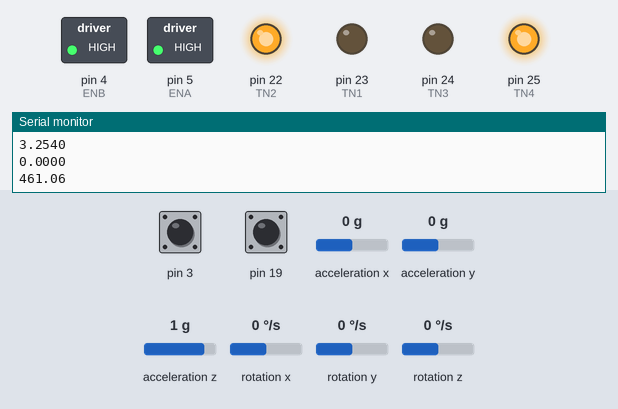
Simulated run of this sketch. Board: Arduino Mega 2560, built with avr-gcc and run on an emulated ATmega2560. Parts: switched loads named in the sketch (green lamp = pin HIGH), output pins drawn as LEDs (lit = HIGH), the last lines printed to the serial monitor. The test bench sets the inputs (shaded band); at power-on: acceleration y 0 g, pin 3 HIGH, pin 19 HIGH, acceleration x 0 g, acceleration z 1 g, rotation x 0 °/s, rotation y 0 °/s, rotation z 0 °/s.

Above: at 5.0 s.
5.1 s: acceleration y set to -1.4 g
At 5.29 s:
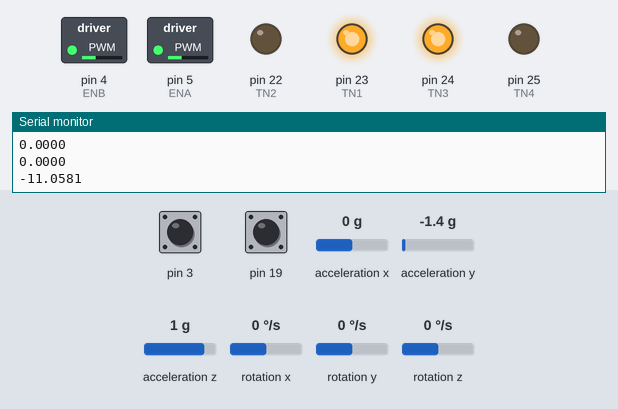
At 6.9 s:
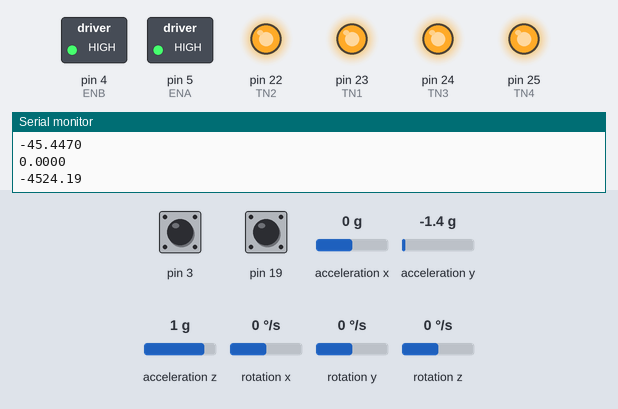
7.5 s: acceleration y set to -0.8 g
10.3 s: acceleration y set to -0.5 g
At 12.6 s:
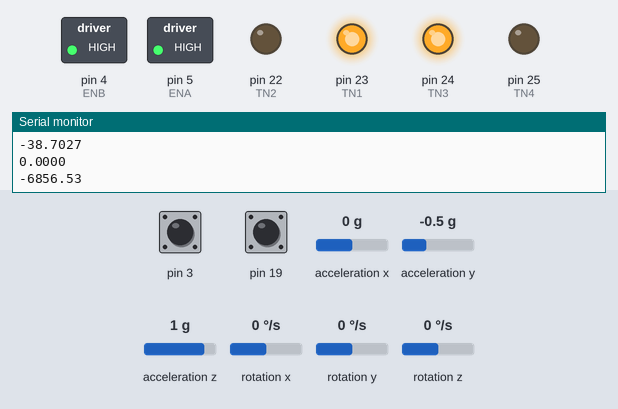
13.3 s: acceleration y set to 0.3 g
16.3 s: acceleration y set to 0.5 g
18.3 s: acceleration y set to 0.7 g
20.3 s: acceleration y set to 1 g
At 20.9 s:
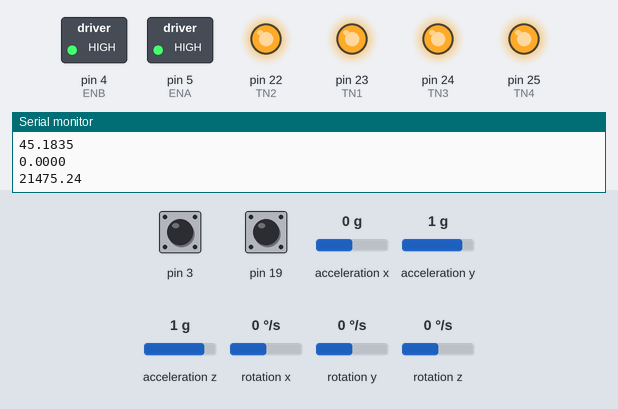
Timing chart, 0 to 23.1 s (numbered marks = the images above; inputs shaded):
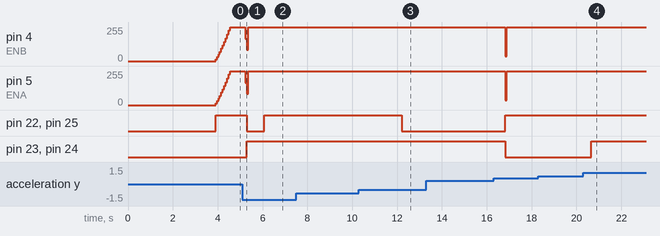

The sketch:

pidbot.ino
```cpp
#include <Wire.h>
#include <SPI.h>
#include <nRF24L01.h>
#include <MirfHardwareSpiDriver.h>
#include <I2Cdev.h>
#include <MPU6050.h>

MPU6050 accelgyro;
MPU6050 initialize;
int16_t ax, ay, az;
int16_t gx, gy, gz;

#define Gry_offset 0  //The offset of the gyro
#define Gyr_Gain 131
#define Angle_offset 3  // The offset of the accelerator
#define RMotor_offset 0  // The offset of the Motor
#define LMotor_offset 0  // The offset of the Motor
#define pi 3.14159

float Angle_Delta, Angle_Recursive, Angle_Confidence;

float kp, ki, kd;
float Angle_Raw, Angle_Filtered, omega, dt;
float Turn_Speed = 0, Run_Speed = 0;
float LOutput, ROutput, Input, Output;

unsigned long preTime, lastTime;
float errSum, dErr, error, lastErr;
int timeChange;

float Sum_Right, Sum_Right_Temp, Sum_Left, Sum_Left_Temp, Distance, Distance_Right, Distance_Left, Speed;

int TN1 = 23;
int TN2 = 22;
int ENA = 5;
int TN3 = 24;
int TN4 = 25;
int ENB = 4;

//struct Axis  // Datas from remote control
//struct Gesture  // Datas send back to remote control
//{
//  float angle;
//  float omega;
//  int speed;
//  uint16_t P;
//  uint16_t I;
//  uint16_t D;
//  uint16_t null_1;
//  uint16_t null_2;
//};
//Gesture data;

void setup()
{
  delay(3000);

  Serial.begin(250000);
  Wire.begin();
  Serial.setTimeout(5);


  TCCR3A = _BV(COM3A1) | _BV(WGM31) | _BV(WGM30); // TIMER_3 @1K Hz, fast pwm
  TCCR3B = _BV(CS31);
  TCCR0A = _BV(COM0B1) | _BV(WGM01) | _BV(WGM00); // TIMER_0 @1K Hz, fast pwm
  TCCR0B = _BV(CS01) | _BV(CS00);

  /* If the robot was turned on with the angle over 45(-45) degrees,the wheels
    will not spin until the robot is in right position. */
  accelgyro.initialize();
  for (int i = 0; i < 200; i++) // Looping 200 times to get the real gesture when starting
  {
    Filter();
  }
  if (abs(Angle_Filtered) < 45)  // Start to work after cleaning data
  {
    omega = Angle_Raw = Angle_Filtered = 0;
    Output = error = errSum = dErr = 0;
    Filter();
    myPID();
  }
  pinMode(TN1, OUTPUT);
  pinMode(TN2, OUTPUT);
  pinMode(TN3, OUTPUT);
  pinMode(TN4, OUTPUT);
  pinMode(ENA, OUTPUT);
  pinMode(ENB, OUTPUT);
  pinMode(18, INPUT);
  pinMode(2, INPUT);

  attachInterrupt(4, State_A, FALLING);
  attachInterrupt(1, State_B, FALLING);
}

void loop()
{
  while (1)
  {
    //    Recive();
//    Filter();
//    float last = micros();
      for (int i = 0; i < 15; i++){
            Filter();
        }
//    if ((micros() - lastTime) > 10000)
    {
      // If angle > 45 or < -45 then stop the robot
      if (abs(Angle_Filtered) < 45)
      {
        myPID();
        PWMControl();
        Serial.println(Distance, 4);
        Serial.println(Speed, 4);
        Serial.println(Angle_Filtered, 4);
        Serial.println(omega, 4);
        Serial.println(Output);
//        Serial.println(micros() - last,4);
//        last = micros();
//        int var = 0;
//        while (! var) {
//            if (Serial.available() > 0) {
//                String incoming = Serial.readString();
//                var = 1;
//            }
//        }
      }
      else
      {
        Serial.println(Distance, 4);
        Serial.println(Speed, 4);
        Serial.println(Angle_Filtered, 4);
        Serial.println(omega, 4);
        Serial.println(Output);

        digitalWrite(TN1, HIGH);
        digitalWrite(TN2, HIGH);
        digitalWrite(TN3, HIGH);
        digitalWrite(TN4, HIGH);
        delay(3000);

      }
      lastTime = micros();
    }
  }
}


void Filter()
{
  // Raw datas
  accelgyro.getMotion6(&ax, &ay, &az, &gx, &gy, &gz);
  Angle_Raw = (atan2(ay, az) * 180 / pi + Angle_offset);
  omega = gx / Gyr_Gain + Gry_offset;
  // Filter datas to get the real gesture
  unsigned long now = micros();
  timeChange = now - preTime;
  preTime = now;
  dt = timeChange * 0.000001;
  Angle_Delta = (Angle_Raw - Angle_Filtered) * 0.64;
  Angle_Recursive = Angle_Delta * dt + Angle_Recursive;
  Angle_Confidence = Angle_Recursive + (Angle_Raw - Angle_Filtered) * 1.6 + omega;
  Angle_Filtered = Angle_Confidence * dt + Angle_Filtered;
//  Serial.println(Angle_Filtered);
}

void myPID()
{
  kp = 30;
  ki = 10;
  kd = 2.5;

  // Calculating the output values using the gesture values and the PID values.
  error = Angle_Filtered;
  errSum += error;
  dErr = error - lastErr;
  Output = kp * error + ki * errSum + kd * omega;
  lastErr = error;
  noInterrupts();
  Sum_Right = (Sum_Right + Sum_Right_Temp) / 2;
  Sum_Left = (Sum_Left + Sum_Left_Temp) / 2;
  Speed = (Sum_Right + Sum_Left) / 2;
  Distance += Speed + Run_Speed;
  Distance = constrain(Distance, -300, 300);
  Output += Speed * 70 + Distance * 0.6;
  Sum_Right_Temp = Sum_Right;
  Sum_Left_Temp = Sum_Right;
  Sum_Right = 0;
  Sum_Left = 0;
  ROutput = Output;// + Turn_Speed;
  LOutput = Output;// - Turn_Speed;
//  Serial.println(Output);
  interrupts();
}

void PWMControl()
{
  if (LOutput < 0)
  {
    digitalWrite(TN1, HIGH);
    digitalWrite(TN2, LOW);
  }
  else if (LOutput > 0)
  {
    digitalWrite(TN1, LOW);
    digitalWrite(TN2, HIGH);
  }
  else
  {
    OCR3A = 0;
  }
  if (ROutput < 0)
  {
    digitalWrite(TN3, HIGH);
    digitalWrite(TN4, LOW);
  }
  else if (ROutput > 0)
  {
    digitalWrite(TN3, LOW);
    digitalWrite(TN4, HIGH);
  }
  else
  {
    OCR0B = 0;
  }
  OCR3A = min(1023, (abs(LOutput * 4) + LMotor_offset * 4)); // Timer/Counter3 is a general purpose 16-bit Timer/Counter module
  OCR0B = min(255, (abs(ROutput) + RMotor_offset)); // Timer/Counter0 is a general purpose 8-bit Timer/Counter module
}

void State_A()
{
  if (digitalRead(18))
  {
    Sum_Right ++;
  }
  else
  {
    Sum_Right --;
  }
}

void State_B()
{
  if (!digitalRead(2))
  {
    Sum_Left ++;
  }
  else
  {
    Sum_Left --;
  }
}
```

Measured:
- the behaviour switches between -0.7 and -0.6 g on acceleration y (found by bisection; images 2 and 3)
- the behaviour switches between 0.8 and 0.9 g on acceleration y (found by bisection; images 3 and 4)
- after the input at 5.1 s, pin 4 (ENB), pin 5 (ENA): 255/255 → 166/255 after 0.12 s, → 86/255 0.07 s later, → 255/255 0.07 s later; pin 22 (TN2), pin 25 (TN4): HIGH → LOW after 0.19 s, → HIGH 0.79 s later; pin 23 (TN1), pin 24 (TN3): LOW → HIGH after 0.19 s
- after the input at 10.3 s, pin 22 (TN2), pin 25 (TN4): HIGH → LOW after 1.9 s
- after the input at 20.3 s, pin 23 (TN1), pin 24 (TN3): LOW → HIGH after 0.37 s
